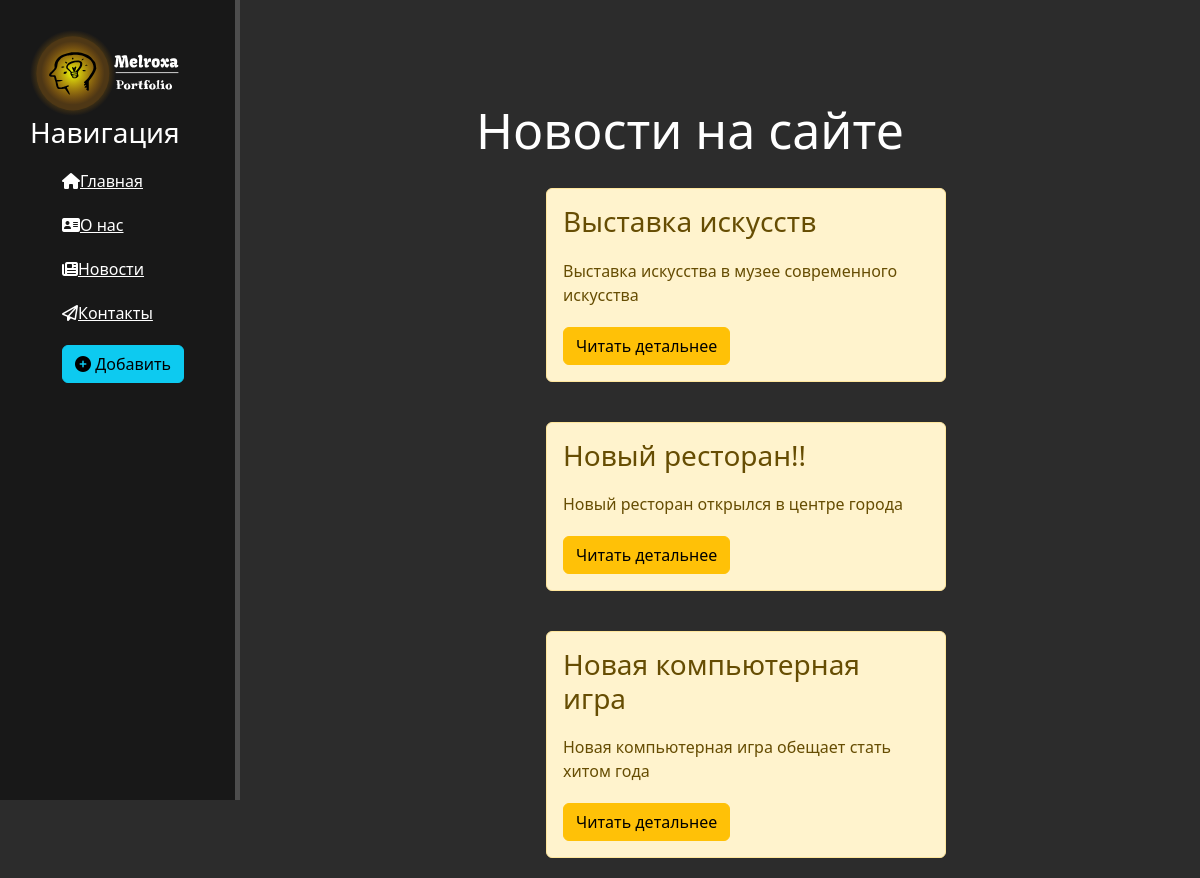
Page /news/ on the committed database.
### news/models.py (models this page shows, shortened)
class Articles(models.Model):
    title = models.CharField('Название', max_length=100, default=20)
    anons = models.CharField('Анонс', max_length=250, default=20)
    full_text = models.TextField('Статья')
    date = models.DateTimeField('Дата публикации')
    class Meta:
        verbose_name = 'Новость'
        verbose_name_plural = 'Новости'

### news/views.py (the view)
# urls.py: path('', views.news_home, name='news_home'),
def news_home(request):
    news = Articles.objects.order_by('-date')
    return render(request, 'news/news_home.html', {'news': news})

### news/templates/news/news_home.html (shortened to what this page needs)
{% extends 'main/base.html' %}
{% block content %}
    <div class="features">
        <h1>Новости на сайте</h1>
        {% if news %}
             {% for el in news %}
                <div class="alert alert-warning">
                    <h3>{{ el.title }}</h3>
                    <p>{{ el.anons }}</p>
                    <a href="{% url 'news-detail' el.id %}" class="btn btn-warning">Читать детальнее</a>
                </div>
            {% endfor %}
        {% else %}
    <p>У вас нет записей!</p>
    {% endif %}
    </div>
{% endblock %}

### main/templates/main/base.html (shortened to what this page needs)
{% load static %}
<!doctype html>
<html lang="en">
<head>
    <link rel="stylesheet" href="https://kit.fontawesome.com/0536120956.js">
    <link href="https://cdn.jsdelivr.net/npm/bootstrap@5.3.0/dist/css/bootstrap.min.css" rel="stylesheet">
    <link rel="stylesheet" href="{% static 'main/css/main.css' %}">
</head>
<body>
    <aside>
    <img src="{% static 'main/img/Logo.svg' %}" alt="">
        <h3>Навигация</h3>
        <ul>
            <a href="{% url 'home' %}"><li><i class="fa-solid fa-house"></i>Главная</a></li>
            <a href="{% url 'about' %}"><li><i class="fa-solid fa-address-card"></i>О нас</a></li>
            <a href="{% url 'news_home' %}"><li><i class="fa-solid fa-newspaper"></i>Новости</a></li>
            <a href=""><li><i class="fa-regular fa-paper-plane"></i>Контакты</a></li>
            <a href="{% url 'create' %}"><li><button class="btn btn-info"><i class="fa-solid fa-circle-plus"></i> Добавить</button></a></li>
        </ul>
    </aside>
    <main>
        {% block content %}
        {% endblock %}
    </main>
</body>
</html>

### main/static/main/css/main.css (style rules this page uses)
body { background: #2c2c2c; }
aside { float: left; background: #181818; width: 20%; padding: 2.5%; height: 100vh; color: #fff; border-right: 5px solid #4d4d4d; }
aside img { width: 150px; float: left; }
aside h3 { margin-top: 50px; font-size: 28px; }
aside ul { list-style: none; }
aside ul li a { color: #fff; display: block; margin-top: 20px; transition: transform .6s ease; }
main .features { float: left; color: white; margin-top: 100px; text-align: center; width: 75%; }
main .features h1 { font-size: 50px }
main .features p { max-width: 400px; margin: 20px auto; }
.alert-warning { float: left; clear: both; width: 400px; margin: 20px 34%; text-align: left; }

### rows in the picture
Articles: title "Выставка искусств", anons "Выставка искусства в музее современного искусства"
Articles: title "Новый ресторан!!", anons "Новый ресторан открылся в центре города"
Articles: title "Новая компьютерная игра", anons "Новая компьютерная игра обещает стать хитом года"
